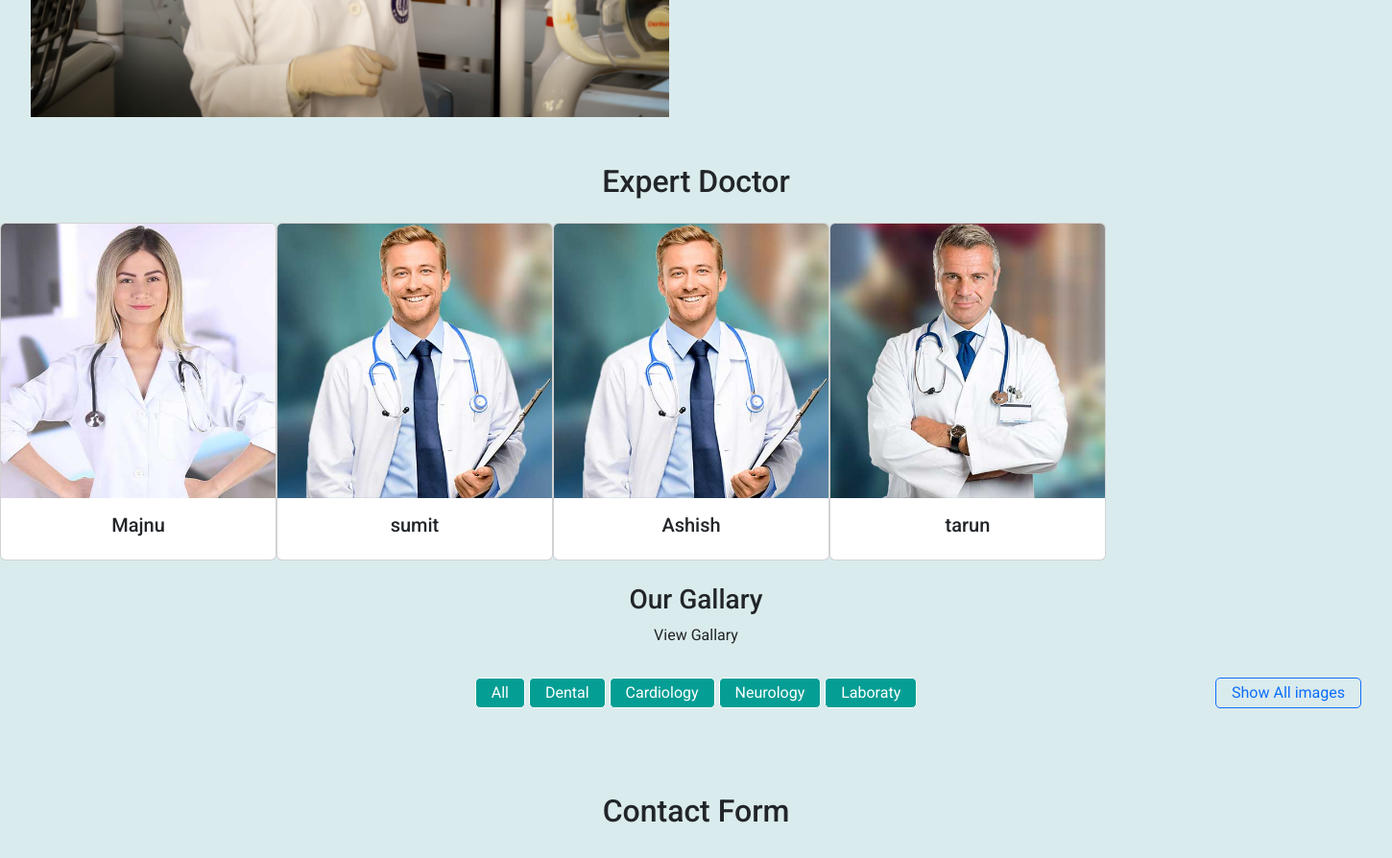
Before: / (middle part) with the older database file.
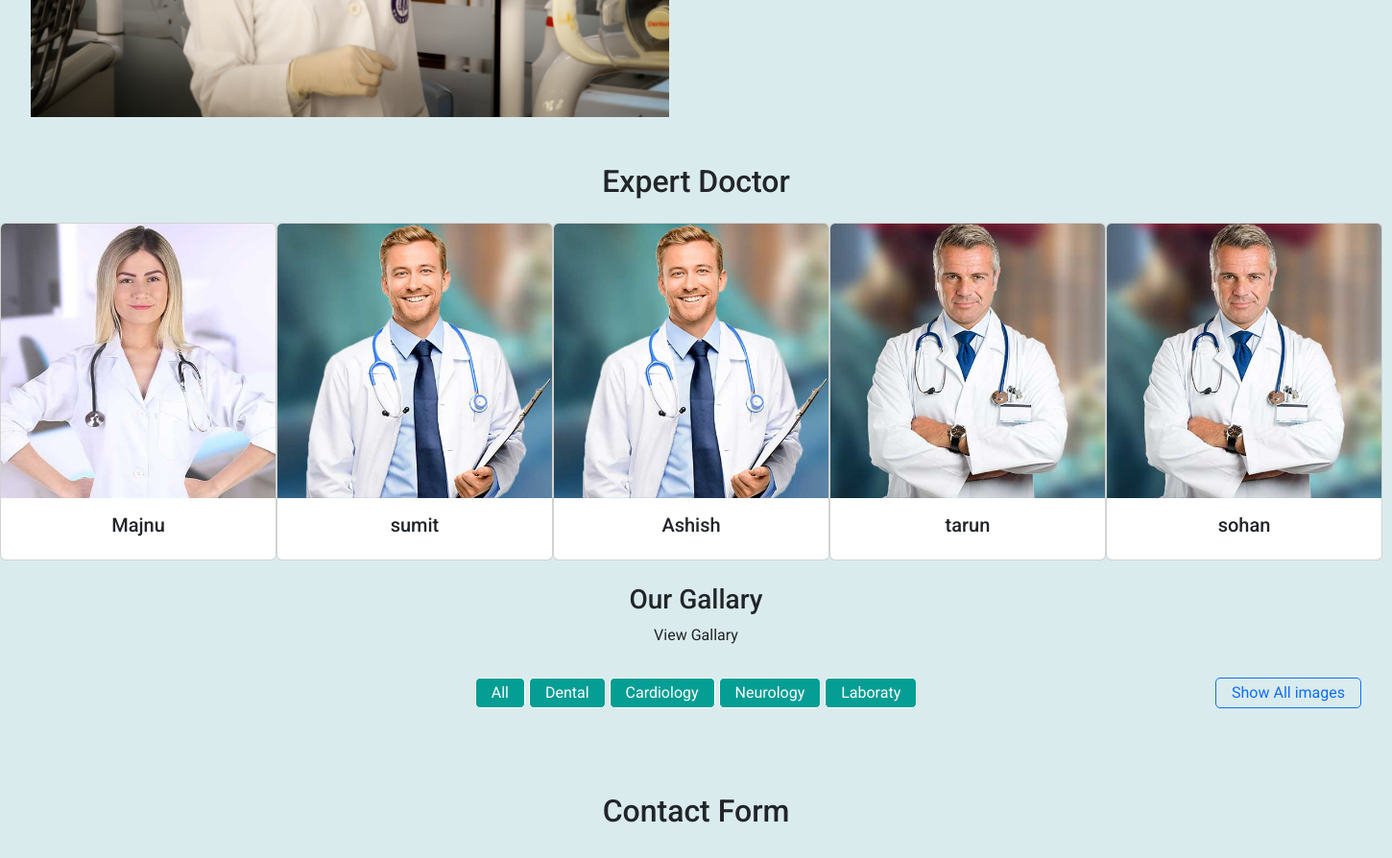
After: the same page with the newer database file.
### hospital/models.py (models this page shows, shortened)
class Doctor(models.Model):
    user = models.OneToOneField(User, on_delete=models.CASCADE)
    profile_pic = models.ImageField(
        upload_to='profile_pic/DoctorProfilePic/', null=True, blank=True)
    address = models.CharField(max_length=40)
    mobile = models.CharField(max_length=20, null=True)
    department = models.CharField(
        max_length=50, choices=departments, default='Cardiologist')
    status = models.BooleanField(default=False)

### hospital/views.py (the view)
# urls.py: path('',viewHome,name='home'),
def viewHome(request):
    doctors = Doctor.objects.all().filter(status=True)
    frm_unbound = ContactForm()
    if request.method == 'POST':
        frm_bound = ContactForm(request.POST)
        frm_bound.is_valid()
        frm_bound.save()
        return redirect('home')
    return render(request,'hospital/index.html',locals())

### templates/hospital/index.html (shortened to what this page needs)
{% extends 'hospital/base.html' %}
{% load static %}
{% block hero %}
  <div id="carouselExampleSlidesOnly" class="carousel slide" data-bs-ride="carousel">
{% endblock hero %}
{% block content %}
<div class="about" id="about">
 <div>
  <img src="{% static 'hospital/images/about-us.jpg' %}" alt="">
 </div>
 <div>
 </div>
</div>
<section class="exportDoctor">
<h2 class="text-center p-3">Expert Doctor</h2>
<div class="swiper">
  <div class="swiper-wrapper d-flex " id="owl-demo">
    {% for doc in doctors %}
      <div class="swiper-slide">
        <div class="card" style="width: 18rem;">
          <img class="card-img-top" src="{{doc.profile_pic.url}}" alt="Card image cap">
          <div class="card-body">
            <h5 class="card-title text-center">{{doc.user.first_name}}</h5>
          </div>
        </div>
      </div>
    {% endfor %}
    </div>
</div>
</section>
<section class="gallary" id="gallary">
 <div class="text-center p-3 pt-4" >
    <h3>Our Gallary</h3>
    <p>View Gallary</p>
  </div>
  <div class="gallaryCategory">
  <button id="AllClickBtn">All</button>
   <button id="DentalClickBtn">Dental</button>
   <button id="CardiologyClickBtn">Cardiology</button>
   <button id="NeurologyClickBtn">Neurology</button>
   <button id="LaboratyClickBtn">Laboraty</button>
   <a class="shoeAllImg" href="{% url 'images' %}">Show All images</a>
  </div>
</section>
<section class="contact" id="contact">
<h2 class="text-center p-4">Contact Form </h2>
</section>
{% endblock content %}

Changed rows visible on the page:
added Doctor: profile_pic (picture), user.first_name "sohan"
